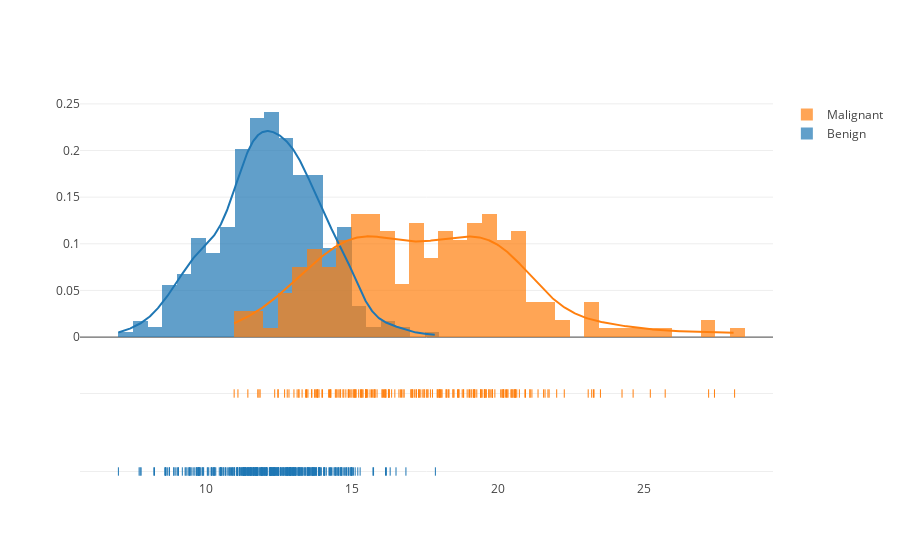

Source (notebook cell):
### Markdown cell above
Perhaps a better way to visualize the data is using stacked histograms.

### Code cell
py.iplot(ff.create_distplot(
    [data.loc[~data['malignant'], 'mean radius'],
     data.loc[data['malignant'], 'mean radius']], 
    group_labels=["Benign","Malignant"],
    bin_size=0.5))

### Figure 1 — Plotly figure (JSON) as saved in the notebook; plotly's stock layout.template omitted (floating-point values rounded to 4 significant figures; data arrays with more than 128 entries replaced by an {"elided": "..."} marker saying what was removed)
{"data": [{"autobinx": false, "histnorm": "probability density", "legendgroup": "Benign", "marker": {"color": "rgb(31, 119, 180)"}, "name": "Benign", "opacity": 0.7, "type": "histogram", "x": {"elided": "357 float values"}, "xaxis": "x", "xbins": {"end": 17.85, "size": 0.5, "start": 6.981}, "yaxis": "y"}, {"autobinx": false, "histnorm": "probability density", "legendgroup": "Malignant", "marker": {"color": "rgb(255, 127, 14)"}, "name": "Malignant", "opacity": 0.7, "type": "histogram", "x": {"elided": "212 float values"}, "xaxis": "x", "xbins": {"end": 28.11, "size": 0.5, "start": 10.95}, "yaxis": "y"}, {"legendgroup": "Benign", "marker": {"color": "rgb(31, 119, 180)"}, "mode": "lines", "name": "Benign", "showlegend": false, "type": "scatter", "x": {"elided": "500 float values"}, "xaxis": "x", "y": {"elided": "500 float values"}, "yaxis": "y"}, {"legendgroup": "Malignant", "marker": {"color": "rgb(255, 127, 14)"}, "mode": "lines", "name": "Malignant", "showlegend": false, "type": "scatter", "x": {"elided": "500 float values"}, "xaxis": "x", "y": {"elided": "500 float values"}, "yaxis": "y"}, {"legendgroup": "Benign", "marker": {"color": "rgb(31, 119, 180)", "symbol": "line-ns-open"}, "mode": "markers", "name": "Benign", "showlegend": false, "text": null, "type": "scatter", "x": {"elided": "357 float values"}, "xaxis": "x", "y": {"elided": "357 str values"}, "yaxis": "y2"}, {"legendgroup": "Malignant", "marker": {"color": "rgb(255, 127, 14)", "symbol": "line-ns-open"}, "mode": "markers", "name": "Malignant", "showlegend": false, "text": null, "type": "scatter", "x": {"elided": "212 float values"}, "xaxis": "x", "y": {"elided": "212 str values"}, "yaxis": "y2"}], "layout": {"autosize": true, "barmode": "overlay", "hovermode": "closest", "legend": {"traceorder": "reversed"}, "xaxis": {"anchor": "y2", "autorange": true, "domain": [0, 1], "range": [5.694, 29.4], "type": "linear", "zeroline": false}, "yaxis": {"anchor": "free", "autorange": true, "domain": [0.35, 1], "position": 0, "range": [-0.01061, 0.2541], "type": "linear"}, "yaxis2": {"anchor": "x", "autorange": true, "domain": [0, 0.25], "dtick": 1, "range": [-0.1338, 1.134], "showticklabels": false, "type": "category"}}}
